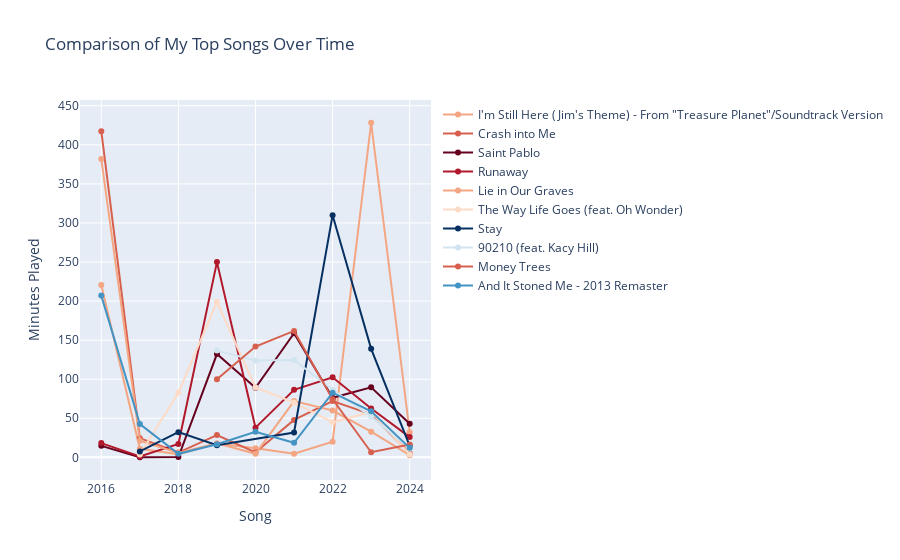

Here is the notebook cell this chart was saved with:
### Code cell
#create function that adds a new graph to the empty graph
def graph_songs(x,y,title,color_num):
    fig.add_trace(go.Scatter(x=x.index,
                             y=y,
                             mode='lines+markers',
                             name=title,
                             opacity=1,
                             marker_color=colors[color_num]))

#create an empty graph
fig = go.Figure()

#everything we want graphed being sent to the function
graph_songs(amount_of_time_year_line_still_here,amount_of_time_year_line_still_here,"I'm Still Here (Jim's Theme) - From \"Treasure Planet\"/Soundtrack Version",-8)
graph_songs(amount_of_time_year_line_crash,amount_of_time_year_line_crash,'Crash into Me',2)
graph_songs(amount_of_time_year_line_saint_pablo,amount_of_time_year_line_saint_pablo,'Saint Pablo',0)
graph_songs(amount_of_time_year_line_runaway,amount_of_time_year_line_runaway,'Runaway',1)
graph_songs(amount_of_time_year_line_graves,amount_of_time_year_line_graves,'Lie in Our Graves',3)
graph_songs(amount_of_time_year_line_goes,amount_of_time_year_line_goes,'The Way Life Goes (feat. Oh Wonder)',4)
graph_songs(amount_of_time_year_line_stay,amount_of_time_year_line_stay,'Stay',-1)
graph_songs(amount_of_time_year_line_90210,amount_of_time_year_line_90210,'90210 (feat. Kacy Hill)',6)
graph_songs(amount_of_time_year_line_money,amount_of_time_year_line_money,'Money Trees',-9)
graph_songs(amount_of_time_year_line_stones,amount_of_time_year_line_stones,'And It Stoned Me - 2013 Remaster',8)
#graph_albums(amount_of_time_year_line_rum,amount_of_time_year_line_rum,'Rum Rage',9)
#graph_albums(amount_of_time_year_line_white_room,amount_of_time_year_line_white_room,'White Room',10)

#layout
fig.update_layout(title='Comparison of My Top Songs Over Time',
                  xaxis_title='Song',
                  yaxis_title='Minutes Played')

# Show the plot
fig.show()

### Figure 1 — Plotly figure (JSON) as saved in the notebook; plotly's stock layout.template omitted (floating-point values rounded to 4 significant figures)
{"data": [{"marker": {"color": "RGB(244, 165, 130)"}, "mode": "lines+markers", "name": "I'm Still Here (Jim's Theme) - From \"Treasure Planet\"/Soundtrack Version", "opacity": 1, "type": "scatter", "x": [2016, 2017, 2018, 2019, 2020, 2021, 2022, 2023, 2024], "y": [220.6, 10.89, 3.97, 17.57, 11.81, 4.642, 19.95, 428.3, 32.14]}, {"marker": {"color": "RGB(214, 96, 77)"}, "mode": "lines+markers", "name": "Crash into Me", "opacity": 1, "type": "scatter", "x": [2016, 2017, 2018, 2019, 2020, 2021, 2022, 2023, 2024], "y": [417.5, 24.6, 6.173, 28.47, 6.358, 47.9, 72.11, 54.99, 5.296]}, {"marker": {"color": "RGB(103, 0, 31)"}, "mode": "lines+markers", "name": "Saint Pablo", "opacity": 1, "type": "scatter", "x": [2016, 2017, 2018, 2019, 2020, 2021, 2022, 2023, 2024], "y": [14.73, 0.1429, 0.3821, 132.2, 89.05, 158.9, 76.19, 89.61, 43.06]}, {"marker": {"color": "RGB(178, 24, 43)"}, "mode": "lines+markers", "name": "Runaway", "opacity": 1, "type": "scatter", "x": [2016, 2017, 2018, 2019, 2020, 2021, 2022, 2023, 2024], "y": [18.29, 1.06, 17.09, 249.9, 38.01, 86.49, 102.4, 62.52, 25.92]}, {"marker": {"color": "RGB(244, 165, 130)"}, "mode": "lines+markers", "name": "Lie in Our Graves", "opacity": 1, "type": "scatter", "x": [2016, 2017, 2018, 2019, 2020, 2021, 2022, 2023, 2024], "y": [381.8, 21.29, 5.701, 18.07, 4.532, 72.02, 59.94, 32.82, 2.772]}, {"marker": {"color": "RGB(253, 219, 199)"}, "mode": "lines+markers", "name": "The Way Life Goes (feat. Oh Wonder)", "opacity": 1, "type": "scatter", "x": [2017, 2018, 2019, 2020, 2021, 2022, 2023, 2024], "y": [3.696, 82.74, 198.8, 89.42, 70.13, 45.07, 58.16, 3.724]}, {"marker": {"color": "RGB(5, 48, 97)"}, "mode": "lines+markers", "name": "Stay", "opacity": 1, "type": "scatter", "x": [2017, 2018, 2019, 2021, 2022, 2023, 2024], "y": [7.61, 32.25, 15.42, 31.8, 310.0, 138.9, 14.84]}, {"marker": {"color": "RGB(209, 229, 240)"}, "mode": "lines+markers", "name": "90210 (feat. Kacy Hill)", "opacity": 1, "type": "scatter", "x": [2019, 2020, 2021, 2022, 2023, 2024], "y": [136.6, 124.1, 124.5, 86.6, 52.14, 11.32]}, {"marker": {"color": "RGB(214, 96, 77)"}, "mode": "lines+markers", "name": "Money Trees", "opacity": 1, "type": "scatter", "x": [2019, 2020, 2021, 2022, 2023, 2024], "y": [99.96, 141.9, 161.9, 74.27, 6.56, 16.35]}, {"marker": {"color": "RGB(67, 147, 195)"}, "mode": "lines+markers", "name": "And It Stoned Me - 2013 Remaster", "opacity": 1, "type": "scatter", "x": [2016, 2017, 2018, 2019, 2020, 2021, 2022, 2023, 2024], "y": [207.1, 42.58, 4.547, 16.84, 32.78, 18.71, 82.81, 59.03, 12.15]}], "layout": {"title": {"text": "Comparison of My Top Songs Over Time"}, "xaxis": {"title": {"text": "Song"}}, "yaxis": {"title": {"text": "Minutes Played"}}}}
